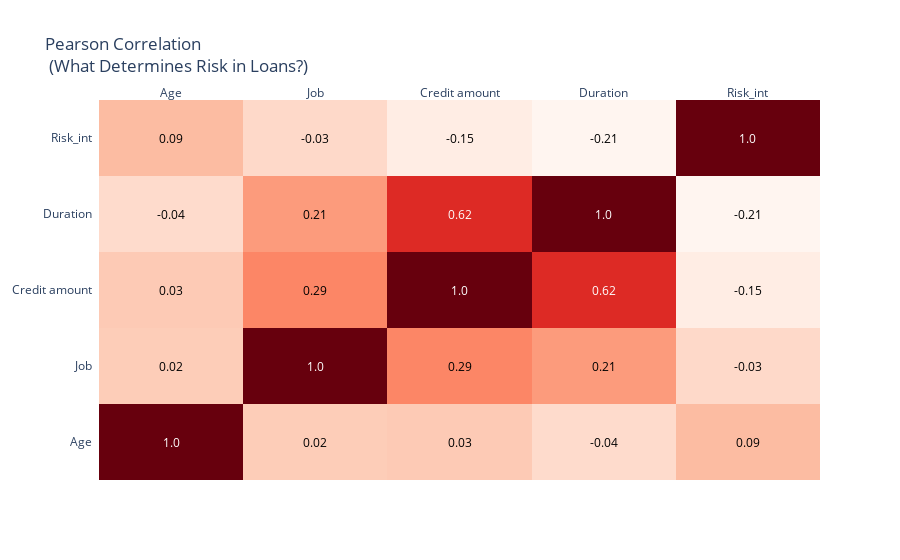

Here is the notebook cell this chart was saved with:
### Code cell
corr = df.corr()

arr_corr = corr.values
arr_corr = np.around(arr_corr, decimals=2)

columns = corr.columns.values.tolist()

fig = ff.create_annotated_heatmap(arr_corr, x=columns, y=columns, colorscale='Reds')

fig.layout.title = 'Pearson Correlation <br> (What Determines Risk in Loans?)'
iplot(fig, filename='annotated_heatmap')

### Figure 1 — Plotly figure (JSON) as saved in the notebook; plotly's stock layout.template omitted (floating-point values rounded to 4 significant figures)
{"data": [{"colorscale": [[0, "rgb(255,245,240)"], [0.125, "rgb(254,224,210)"], [0.25, "rgb(252,187,161)"], [0.375, "rgb(252,146,114)"], [0.5, "rgb(251,106,74)"], [0.625, "rgb(239,59,44)"], [0.75, "rgb(203,24,29)"], [0.875, "rgb(165,15,21)"], [1, "rgb(103,0,13)"]], "reversescale": false, "showscale": false, "type": "heatmap", "x": ["Age", "Job", "Credit amount", "Duration", "Risk_int"], "y": ["Age", "Job", "Credit amount", "Duration", "Risk_int"], "z": [[1, 0.02, 0.03, -0.04, 0.09], [0.02, 1, 0.29, 0.21, -0.03], [0.03, 0.29, 1, 0.62, -0.15], [-0.04, 0.21, 0.62, 1, -0.21], [0.09, -0.03, -0.15, -0.21, 1]]}], "layout": {"annotations": [{"font": {"color": "#FFFFFF"}, "showarrow": false, "text": "1.0", "x": "Age", "xref": "x", "y": "Age", "yref": "y"}, {"font": {"color": "#000000"}, "showarrow": false, "text": "0.02", "x": "Job", "xref": "x", "y": "Age", "yref": "y"}, {"font": {"color": "#000000"}, "showarrow": false, "text": "0.03", "x": "Credit amount", "xref": "x", "y": "Age", "yref": "y"}, {"font": {"color": "#000000"}, "showarrow": false, "text": "-0.04", "x": "Duration", "xref": "x", "y": "Age", "yref": "y"}, {"font": {"color": "#000000"}, "showarrow": false, "text": "0.09", "x": "Risk_int", "xref": "x", "y": "Age", "yref": "y"}, {"font": {"color": "#000000"}, "showarrow": false, "text": "0.02", "x": "Age", "xref": "x", "y": "Job", "yref": "y"}, {"font": {"color": "#FFFFFF"}, "showarrow": false, "text": "1.0", "x": "Job", "xref": "x", "y": "Job", "yref": "y"}, {"font": {"color": "#000000"}, "showarrow": false, "text": "0.29", "x": "Credit amount", "xref": "x", "y": "Job", "yref": "y"}, {"font": {"color": "#000000"}, "showarrow": false, "text": "0.21", "x": "Duration", "xref": "x", "y": "Job", "yref": "y"}, {"font": {"color": "#000000"}, "showarrow": false, "text": "-0.03", "x": "Risk_int", "xref": "x", "y": "Job", "yref": "y"}, {"font": {"color": "#000000"}, "showarrow": false, "text": "0.03", "x": "Age", "xref": "x", "y": "Credit amount", "yref": "y"}, {"font": {"color": "#000000"}, "showarrow": false, "text": "0.29", "x": "Job", "xref": "x", "y": "Credit amount", "yref": "y"}, {"font": {"color": "#FFFFFF"}, "showarrow": false, "text": "1.0", "x": "Credit amount", "xref": "x", "y": "Credit amount", "yref": "y"}, {"font": {"color": "#FFFFFF"}, "showarrow": false, "text": "0.62", "x": "Duration", "xref": "x", "y": "Credit amount", "yref": "y"}, {"font": {"color": "#000000"}, "showarrow": false, "text": "-0.15", "x": "Risk_int", "xref": "x", "y": "Credit amount", "yref": "y"}, {"font": {"color": "#000000"}, "showarrow": false, "text": "-0.04", "x": "Age", "xref": "x", "y": "Duration", "yref": "y"}, {"font": {"color": "#000000"}, "showarrow": false, "text": "0.21", "x": "Job", "xref": "x", "y": "Duration", "yref": "y"}, {"font": {"color": "#FFFFFF"}, "showarrow": false, "text": "0.62", "x": "Credit amount", "xref": "x", "y": "Duration", "yref": "y"}, {"font": {"color": "#FFFFFF"}, "showarrow": false, "text": "1.0", "x": "Duration", "xref": "x", "y": "Duration", "yref": "y"}, {"font": {"color": "#000000"}, "showarrow": false, "text": "-0.21", "x": "Risk_int", "xref": "x", "y": "Duration", "yref": "y"}, {"font": {"color": "#000000"}, "showarrow": false, "text": "0.09", "x": "Age", "xref": "x", "y": "Risk_int", "yref": "y"}, {"font": {"color": "#000000"}, "showarrow": false, "text": "-0.03", "x": "Job", "xref": "x", "y": "Risk_int", "yref": "y"}, {"font": {"color": "#000000"}, "showarrow": false, "text": "-0.15", "x": "Credit amount", "xref": "x", "y": "Risk_int", "yref": "y"}, {"font": {"color": "#000000"}, "showarrow": false, "text": "-0.21", "x": "Duration", "xref": "x", "y": "Risk_int", "yref": "y"}, {"font": {"color": "#FFFFFF"}, "showarrow": false, "text": "1.0", "x": "Risk_int", "xref": "x", "y": "Risk_int", "yref": "y"}], "title": {"text": "Pearson Correlation <br> (What Determines Risk in Loans?)"}, "xaxis": {"dtick": 1, "gridcolor": "rgb(0, 0, 0)", "side": "top", "ticks": ""}, "yaxis": {"dtick": 1, "ticks": "", "ticksuffix": "  "}}}
